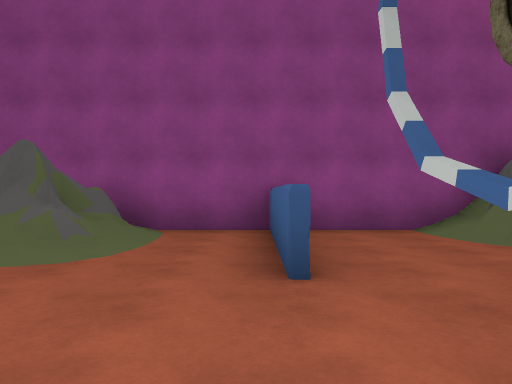
[1] (above)

13 first-person views from a walk through a scene from a Unity 3-D project. The camera is 1.3 m above the floor, looks level and sees 70° across. The floor is counted in squares, 2 m on a side. Each view is taken from the middle of a square. On the plan, view 1 faces up. The plan holds only what a view shows up to about 11 squares ahead; the rest is blank. The place goes on beyond the plan. The player character is not drawn.

[2]
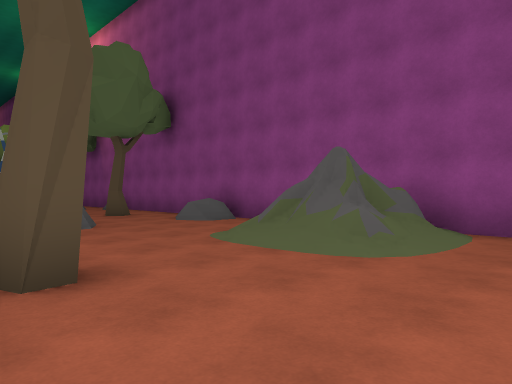

[3]
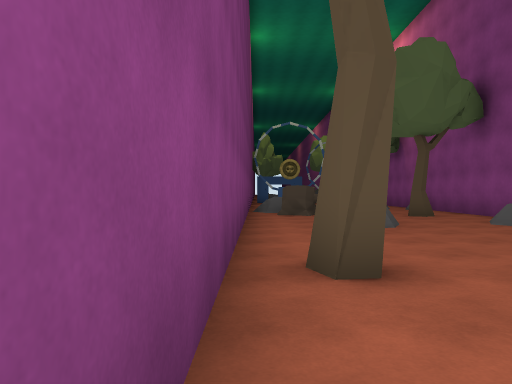

[4]
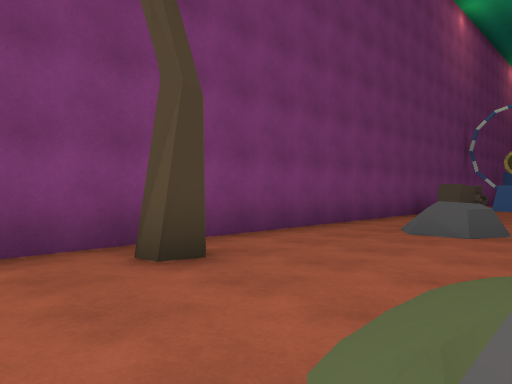

[5]
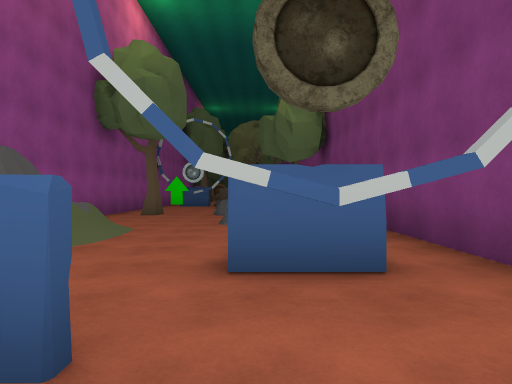

[6]
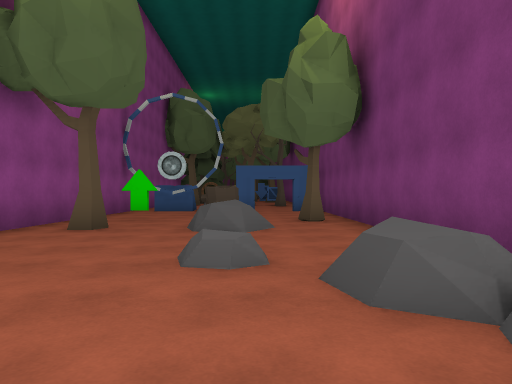

[7]
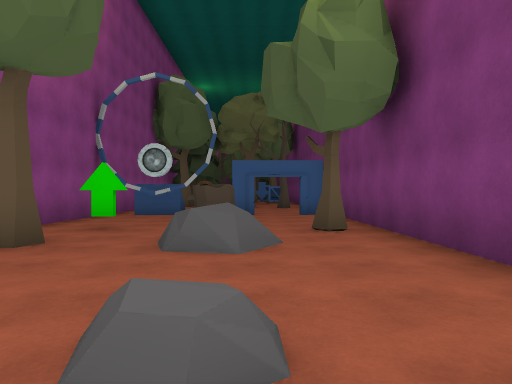

[8]
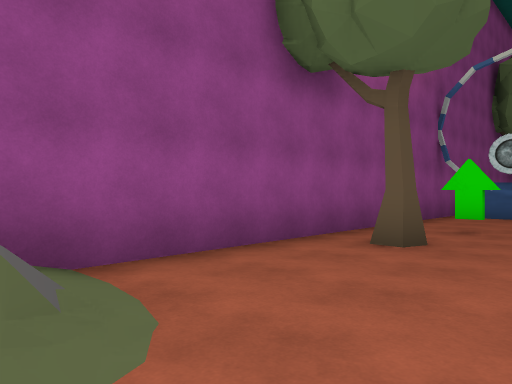

[9]
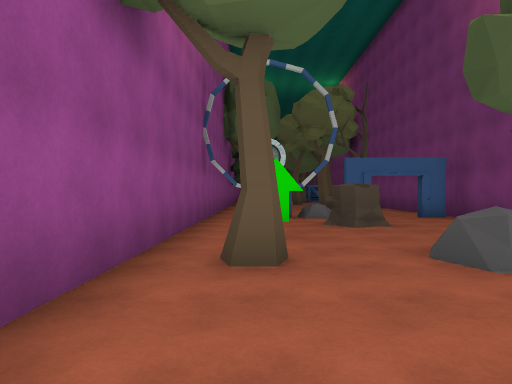

[10]
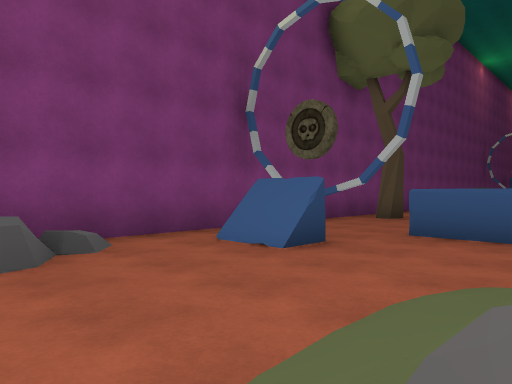

[11]
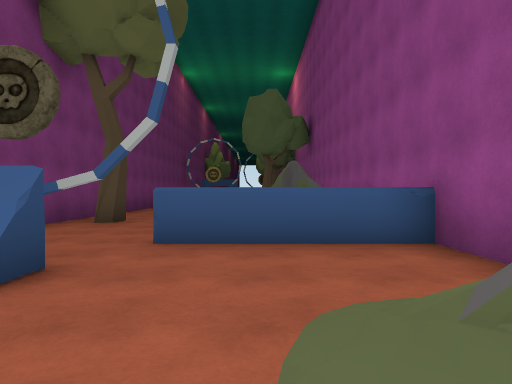

[12]
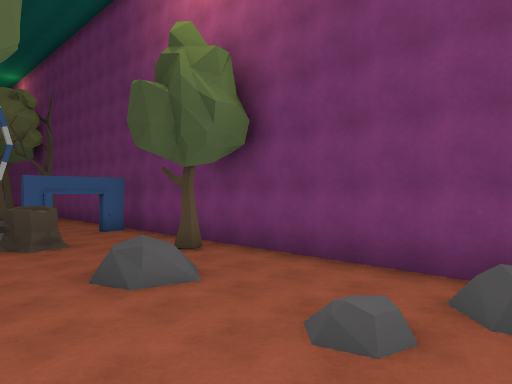

[13]
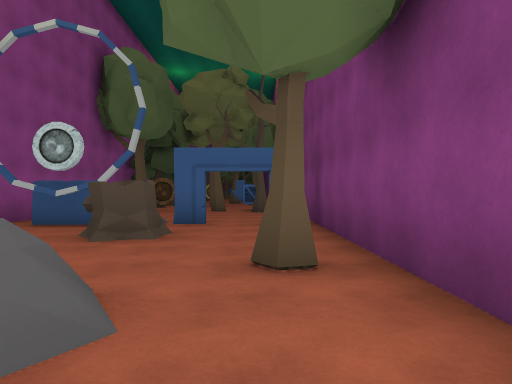

### Floor plan
Key: @ floor where view 1 was taken; # wall or solid block; . main floor; : floor 0.25 m higher than the main floor; / step, stairs or slope; T thing the floor can be seen under or through; R rock; E tree; S stump; O other object.
Columns run from 10 left of view 1 to 15 right of it. Each row starts with its distance up from view 1.
  7 ## ############ ##########
  6 ..R#..///.#../#O/.........
  5 E.//.. OO.#../O//...E....#
  4 ......O /.#...//.........R
  3  ../......#........R:..SS.
  2 ..R/.......TT.......:....#
  1 S......E...TT../R....E...#
  0 ..........@..../..........
 -1 ##########################

Where each view was taken, in squares from view 1:
view 1: 0 up, 0 right, facing up
view 2: 0 up, 0 right, facing up-left
view 3: 0 up, 0 right, facing left
view 4: 4 up, 1 left, facing down-left
view 5: 2 up, 1 left, facing right
view 6: 2 up, 3 right, facing right
view 7: 2 up, 5 right, facing right
view 8: 3 up, 5 right, facing up-right
view 9: 5 up, 6 right, facing right
view 10: 5 up, 6 right, facing down-left
view 11: 4 up, 5 right, facing left
view 12: 5 up, 5 right, facing down-right
view 13: 1 up, 8 right, facing right
